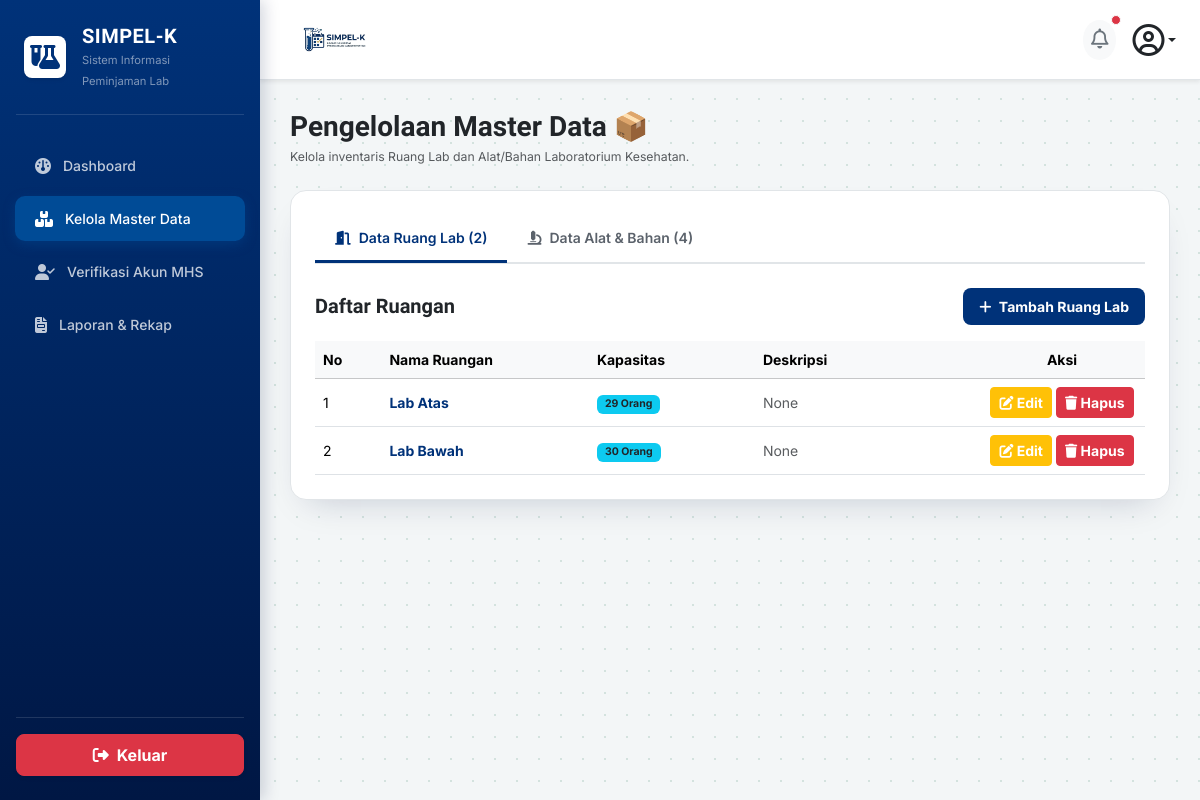
Screenshot of /aslab/master-data/ (signed in) with the database file from the repository.
### core_auth/models.py (models this page shows, shortened)
class RuangLab(models.Model):
    nama_ruang = models.CharField(max_length=100)
    kapasitas = models.IntegerField()
    deskripsi = models.TextField(blank=True, null=True)

### aslab/views.py (the view)
# urls.py: path('master-data/', views.master_data, name='master_data'),
@login_required(login_url='core_auth:login')
def master_data(request):
    redirect_target = cekk_role_aslab(request.user)
    if redirect_target:
        messages.error(request, "Anda tidak memiliki hak akses ke Master Data!")
        return redirect(redirect_target)
    ruang_list = RuangLab.objects.all().order_by('nama_ruang')
    alat_list = AlatBahan.objects.all().order_by('nama_alat')
    context = {
        'ruang_list': ruang_list,
        'alat_list': alat_list,
        'total_ruang': ruang_list.count(),
        'total_alat': alat_list.count(),
    }
    return render(request, 'aslab/master_data.html', context)

### aslab/views.py (called while the page is built)
def cekk_role_aslab(user):
    username_lower = user.username.lower()
    if 'kalab' in username_lower or user.groups.filter(name__iexact='KALAB').exists() or getattr(user, 'role', '') == 'KALAB':
        return 'kalab:dashboard'
    elif not ('aslab' in username_lower or user.groups.filter(name__iexact='ASLAB').exists() or getattr(user, 'role', '') == 'ASLAB'):
        return 'mahasiswa:dashboard'
    return None

### aslab/templates/aslab/master_data.html (shortened to what this page needs)
{% load static %}
<!DOCTYPE html>
<html lang="id">
<head>
    <link href="https://cdn.jsdelivr.net/npm/bootstrap@5.3.2/dist/css/bootstrap.min.css" rel="stylesheet">
    <link rel="stylesheet" href="https://cdnjs.cloudflare.com/ajax/libs/font-awesome/6.4.2/css/all.min.css">
</head>
<body>
    <div class="sidebar d-flex flex-column justify-content-between py-4" id="sidebarMenu">
        <div>
            <div class="px-4 mb-4 text-white d-flex align-items-center justify-content-between">
                <div class="d-flex align-items-center gap-3">
                    <div class="bg-white rounded-3 p-2 d-flex align-items-center justify-content-center shadow-sm"
                        style="width: 42px; height: 42px;">
                        <i class="fa-solid fa-flask-vial fs-4" style="color: var(--teal-700);"></i>
                    </div>
                    <div>
                        <h5 class="fw-bold mb-0 text-white" style="letter-spacing: 0.5px;">SIMPEL-K</h5>
                        <small class="text-white-50" style="font-size: 0.7rem;">Sistem Informasi Peminjaman Lab</small>
                    </div>
                </div>
            </div>
            <hr class="text-white-50 mx-3 mb-4">
            <ul class="nav nav-pills flex-column mb-auto">
                <li class="nav-item">
                    <a href="{% url 'aslab:dashboard' %}" class="nav-link">
                        <i class="fa-solid fa-gauge fs-6"></i> Dashboard
                    </a>
                </li>
                <li class="nav-item">
                    <a href="{% url 'aslab:master_data' %}" class="nav-link active">
                        <i class="fa-solid fa-boxes-stacked fs-6"></i> Kelola Master Data
                    </a>
                </li>
                <li class="nav-item">
                    <a href="{% url 'aslab:verifikasi_akun' %}" class="nav-link">
                        <i class="fa-solid fa-user-check fs-6"></i> Verifikasi Akun MHS
                    </a>
                </li>
                <li class="nav-item">
                    <a href="{% url 'aslab:laporan' %}" class="nav-link">
                        <i class="fa-solid fa-file-invoice fs-6"></i> Laporan & Rekap
                    </a>
                </li>
            </ul>
        </div>
        <div class="px-3">
            <hr class="text-white-50 mb-3">
            <a href="{% url 'core_auth:logout' %}"
                class="btn btn-danger w-100 py-2 rounded-3 fw-bold d-flex align-items-center justify-content-center gap-2 shadow-sm">
                <i class="fa-solid fa-right-from-bracket"></i> Keluar
            </a>
        </div>
    </div>
    <div class="main-content">
        <div class="top-header-bar d-flex align-items-center justify-content-between shadow-sm">
            <div class="d-flex align-items-center gap-3">
                <img src="{% static 'images/logo.png' %}" alt="SIMPEL-K"
                    style="height: 55px; width: auto; object-fit: contain;">
            </div>
            <div class="d-flex align-items-center gap-3">
                <button class="btn btn-light rounded-circle border-0 p-2 position-relative" type="button">
                    <i class="fa-regular fa-bell fs-5 text-secondary"></i>
                    <span
                        class="position-absolute top-0 start-100 translate-middle p-1 bg-danger border border-light rounded-circle"></span>
                </button>
                <div class="dropdown">
                    <a href="#" class="d-flex align-items-center text-dark text-decoration-none dropdown-toggle"
                        id="dropdownUser" data-bs-toggle="dropdown" aria-expanded="false">
                        <i class="fa-regular fa-circle-user fs-2 text-dark"></i>
                    </a>
                </div>
            </div>
        </div>
        <div class="mb-4">
            <h3 class="fw-bold text-dark mb-1">Pengelolaan Master Data 📦</h3>
            <p class="text-muted small mb-0">Kelola inventaris Ruang Lab dan Alat/Bahan Laboratorium Kesehatan.</p>
        </div>
        <div class="card card-custom bg-white p-4">
            <ul class="nav nav-tabs nav-tabs-custom id="masterTab" role="tablist">
                <li class="nav-item" role="presentation">
                    <button class="nav-link active" id="ruang-tab" data-bs-toggle="tab"
                        data-bs-target="#ruang-content" type="button" role="tab">
                        <i class="fa-solid fa-door-open me-2"></i>Data Ruang Lab ({{ total_ruang }})
                    </button>
                </li>
                <li class="nav-item" role="presentation">
                    <button class="nav-link" id="alat-tab" data-bs-toggle="tab" data-bs-target="#alat-content"
                        type="button" role="tab">
                        <i class="fa-solid fa-microscope me-2"></i>Data Alat & Bahan ({{ total_alat }})
                    </button>
                </li>
            </ul>
            <div class="tab-content pt-4" id="masterTabContent">
                <div class="tab-pane fade show active" id="ruang-content" role="tabpanel">
                    <div class="d-flex justify-content-between align-items-center mb-3">
                        <h5 class="fw-bold text-dark mb-0">Daftar Ruangan</h5>
                        <button class="btn btn-primary btn-sm fw-bold px-3 py-2 rounded-3"
                            style="background-color: var(--teal-700); border:none;" data-bs-toggle="modal"
                            data-bs-target="#modalTambahRuang">
                            <i class="fa-solid fa-plus me-1"></i> Tambah Ruang Lab
                        </button>
                    </div>
                    <div class="table-responsive">
                        <table class="table table-hover align-middle mb-0">
                            <thead class="table-light">
                                <tr>
                                    <th style="width: 8%;">No</th>
                                    <th style="width: 25%;">Nama Ruangan</th>
                                    <th style="width: 20%;">Kapasitas</th>
                                    <th style="width: 27%;">Deskripsi</th>
                                    <th style="width: 20%;" class="text-center">Aksi</th>
                                </tr>
                            </thead>
                            <tbody>
                                {% for r in ruang_list %}
                                <tr>
                                    <td>{{ forloop.counter }}</td>
                                    <td class="fw-bold text-brand">{{ r.nama_ruang }}</td>
                                    <td>
                                        <span class="badge bg-info text-dark fw-bold px-2 py-1">{{ r.kapasitas }} Orang</span>
                                    </td>
                                    <td class="text-muted">{{ r.deskripsi|default:"-" }}</td>
                                    <td class="text-center">
                                        <div class="d-flex justify-content-center gap-1">
                                            <button class="btn btn-warning btn-sm text-white fw-bold px-2 py-1"
                                                data-bs-toggle="modal" data-bs-target="#modalEditRuang{{ r.id }}">
                                                <i class="fa-solid fa-pen-to-square"></i> Edit
                                            </button>
                                            <button class="btn btn-danger btn-sm fw-bold px-2 py-1"
                                                data-bs-toggle="modal" data-bs-target="#modalHapusRuang{{ r.id }}">
                                                <i class="fa-solid fa-trash"></i> Hapus
                                            </button>
                                        </div>
                                    </td>
                                </tr>
                                {% empty %}
                                <tr>
                                    <td colspan="5" class="text-center text-muted py-4">Belum ada data ruang laboratorium.</td>
                                </tr>
                                {% endfor %}
                            </tbody>
                        </table>
                    </div>
                </div>
            </div>
        </div>
    </div>
</body>
</html>

### aslab/templates/aslab/master_data.html (style rules this page uses)
:root { --teal-900: #001744; --teal-700: #003279; --teal-600: #004b96; --teal-050: #e6ebf4; --amber-600: #b45309; --amber-050: #fef9c3; --amber-line: #fef08a; --sky-600: #0369a1; --sky-050: #e0f2fe; --rose-600: #b91c1c; --rose-050: #fee2e2; --ink: #16241f; --ink-muted: #5b626b; --line: #e1e5e8; --sidebar-gradient: linear-gradient(180deg, var(--teal-700) 0%, var(--teal-900) 100%); --light-bg: #f3f6f7; --shadow-card: 0 16px 34px -18px rgba(0, 23, 68, 0.22); }
html { scroll-behavior: smooth; }
body { background-color: var(--light-bg); background-image: radial-gradient(#d3e2de 1px, transparent 1px); background-size: 22px 22px; font-family: 'Inter', system-ui, sans-serif; overflow-x: hidden; color: var(--ink); font-size: 0.875rem; }
h1, h2, h3, h4, h5, h6 { font-family: 'Plus Jakarta Sans', 'Inter', sans-serif; }
.sidebar { position: fixed; top: 0; bottom: 0; left: 0; z-index: 1040; width: 260px; background: var(--sidebar-gradient); box-shadow: 4px 0 15px rgba(0, 23, 68, 0.18); transition: transform 0.3s ease; }
.sidebar .nav-link { font-weight: 500; color: rgba(255, 255, 255, 0.75); padding: 12px 20px; margin: 4px 15px; border-radius: 10px; display: flex; align-items: center; gap: 12px; transition: all 0.2s; }
.sidebar .nav-link.active { color: #fff; background: var(--teal-600); box-shadow: 0 4px 12px rgba(0, 75, 150, 0.4); }
.main-content { margin-left: 260px; padding: 30px; min-height: 100vh; transition: margin-left 0.3s ease; }
.top-header-bar { background-color: #ffffff; border-bottom: 1px solid var(--line); padding: 12px 24px; margin: -30px -30px 30px -30px; }
.card-custom { border: 1px solid var(--line); box-shadow: var(--shadow-card); border-radius: 16px; }
.text-brand { color: var(--teal-700) !important; }
.nav-tabs-custom { border-bottom: 2px solid var(--line); }
.nav-tabs-custom .nav-link { border: none; color: var(--ink-muted); font-weight: 600; padding: 12px 20px; border-bottom: 3px solid transparent; transition: all 0.2s; }
.nav-tabs-custom .nav-link.active { color: var(--teal-700); background: transparent; border-bottom: 3px solid var(--teal-700); }

### rows the page displays
RuangLab: nama_ruang "Lab Atas", kapasitas "29", deskripsi "None"
RuangLab: nama_ruang "Lab Bawah", kapasitas "30", deskripsi "None"

### other values shown
{{ total_ruang }} "2"
{{ total_alat }} "4"
